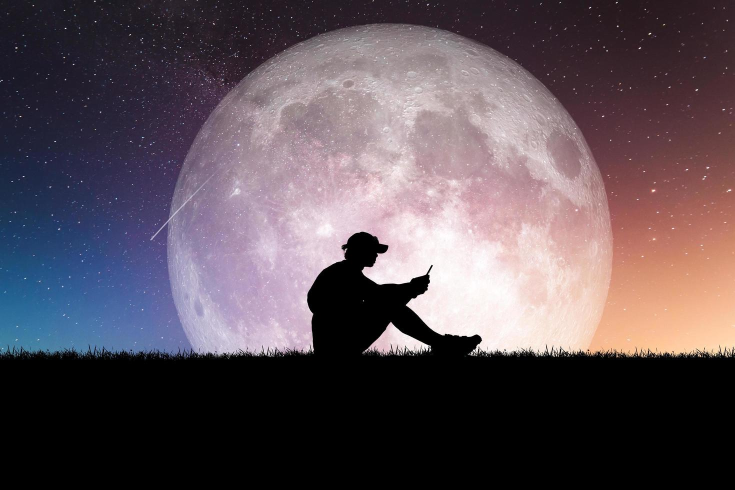
#> input picture Team_members/from_mahmood/imge.jpg, 1470 x 980 px (shown at 1/2 size)
$ jupyter execute --allow-errors image.ipynb
#> lines starting #> are read from the running program, lines starting #| are printed output that depends on the picture
[cell 1]
from PIL import Image
img_pil = Image.open("imge.jpg")
#> img_pil is the input picture: PIL image 1470x980 RGB; mean R, G, B 92.2, 80.2, 87.8
print(f'PIL image format:{img_pil.format}, size:{img_pil.size}, mode:{img_pil.mode}')
#| PIL image format:JPEG, size:(1470, 980), mode:RGB

[cell 2]
import matplotlib.pyplot as plt
plt.imshow(img_pil)
plt.title('RGB image')
plt.axis('off')
plt.show()

[cell 3]
import cv2 as cv2
#> (the rest of this cell did not finish here and is left out)

[cell 4]
import matplotlib.pyplot as plt
#> (the rest of this cell did not finish here and is left out)

#> (a cell that did not finish here is left out)

#> (a cell that did not finish here is left out)

[cell 7]
img = cv2.imread('imge.jpg', cv2.IMREAD_GRAYSCALE)
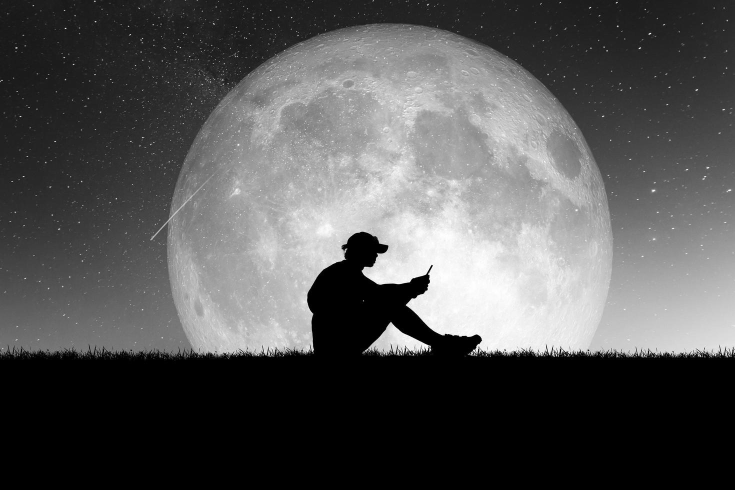
#> img: shape (980, 1470) (shown at 1/2 size); min 0, max 255, mean 84.6
plt.imshow(img, cmap='gray')
plt.title("Grayscale Image")
plt.axis('off')
plt.show()

[cell 8]
print(img[:5,:5])
#| [[25 29 27 22 23]
#|  [22 26 26 23 24]
#|  [21 24 26 25 26]
#|  [24 26 27 27 28]
#|  [26 26 26 27 28]]


$ run again, with Team_members/from_mahmood/baboon(Vectorized Operations with Series).jpg copied over Team_members/from_mahmood/imge.jpg
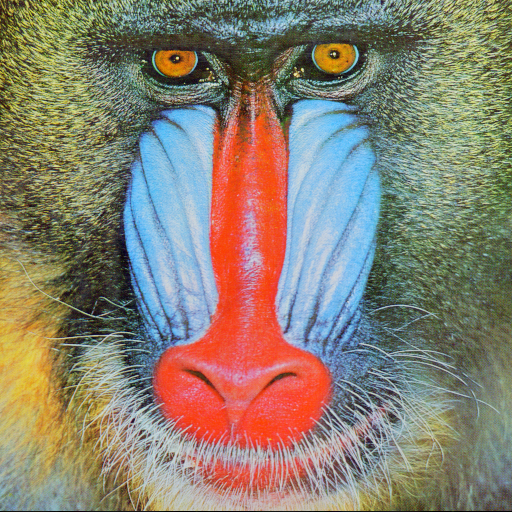
#> input picture Team_members/from_mahmood/baboon(Vectorized Operations with Series).jpg, 512 x 512 px
#> img_pil is the input picture: PIL image 512x512 RGB; mean R, G, B 137.4, 128.9, 113.1
#| PIL image format:PNG, size:(512, 512), mode:RGB
#> `img = cv2.imread('imge.jpg', cv2.IMREAD_GRAYSCALE)`:
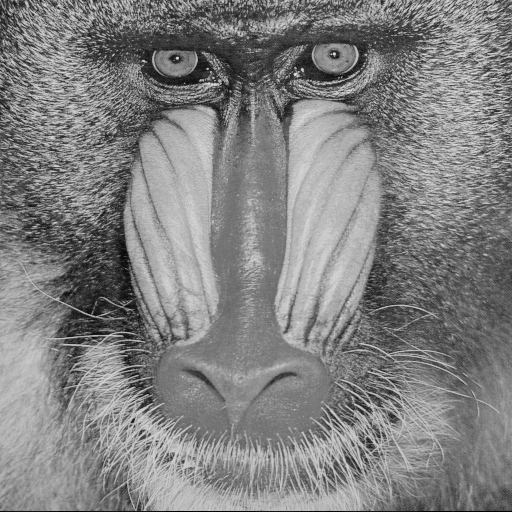
#> img: shape (512, 512); min 0, max 230, mean 129.1
#| [[145  55  48  88 137]
#|  [116 101  39  67  90]
#|  [ 76 113  46  46  97]
#|  [ 70 135  95  48  82]
#|  [ 86 121 131  49  76]]

$ run again, with Team_members/from_mahmood/inreasing the saturation S.jpg copied over Team_members/from_mahmood/imge.jpg
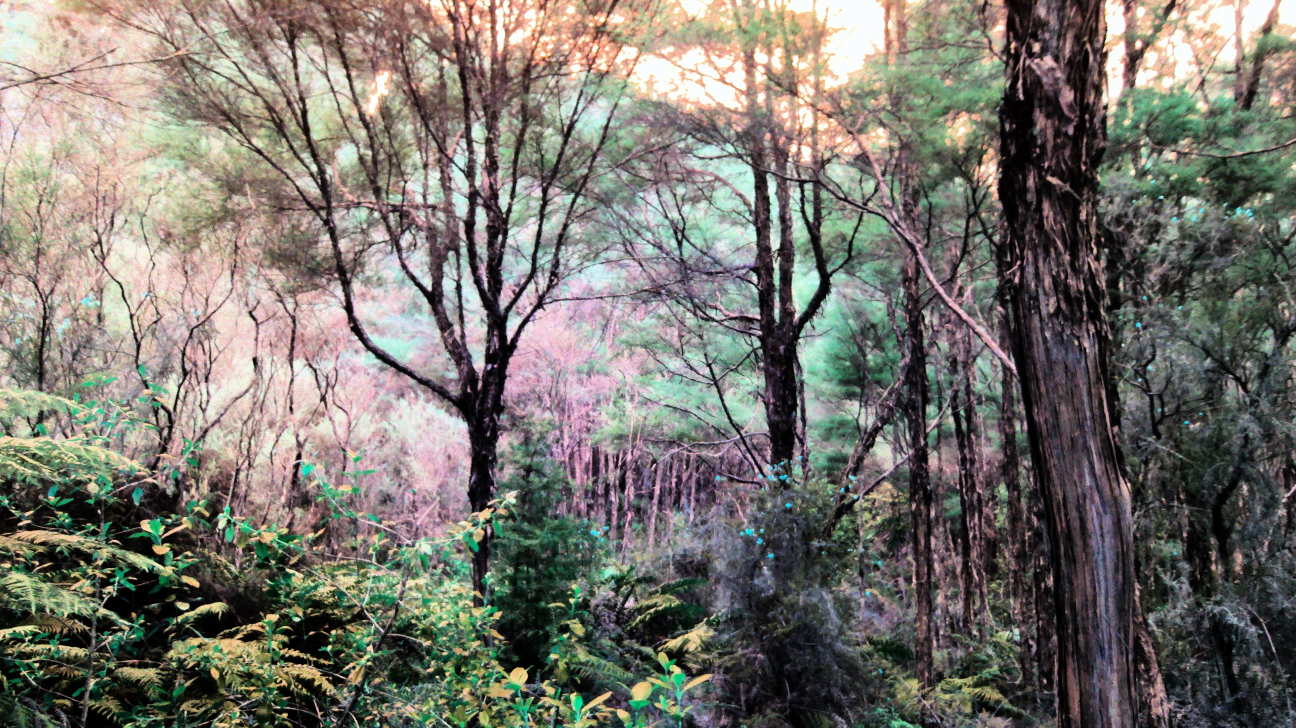
#> input picture Team_members/from_mahmood/inreasing the saturation S.jpg, 2592 x 1456 px (shown at 1/2 size)
#> img_pil is the input picture: PIL image 2592x1456 RGB; mean R, G, B 119.9, 116.6, 109.1
#| PIL image format:JPEG, size:(2592, 1456), mode:RGB
#> `img = cv2.imread('imge.jpg', cv2.IMREAD_GRAYSCALE)`:
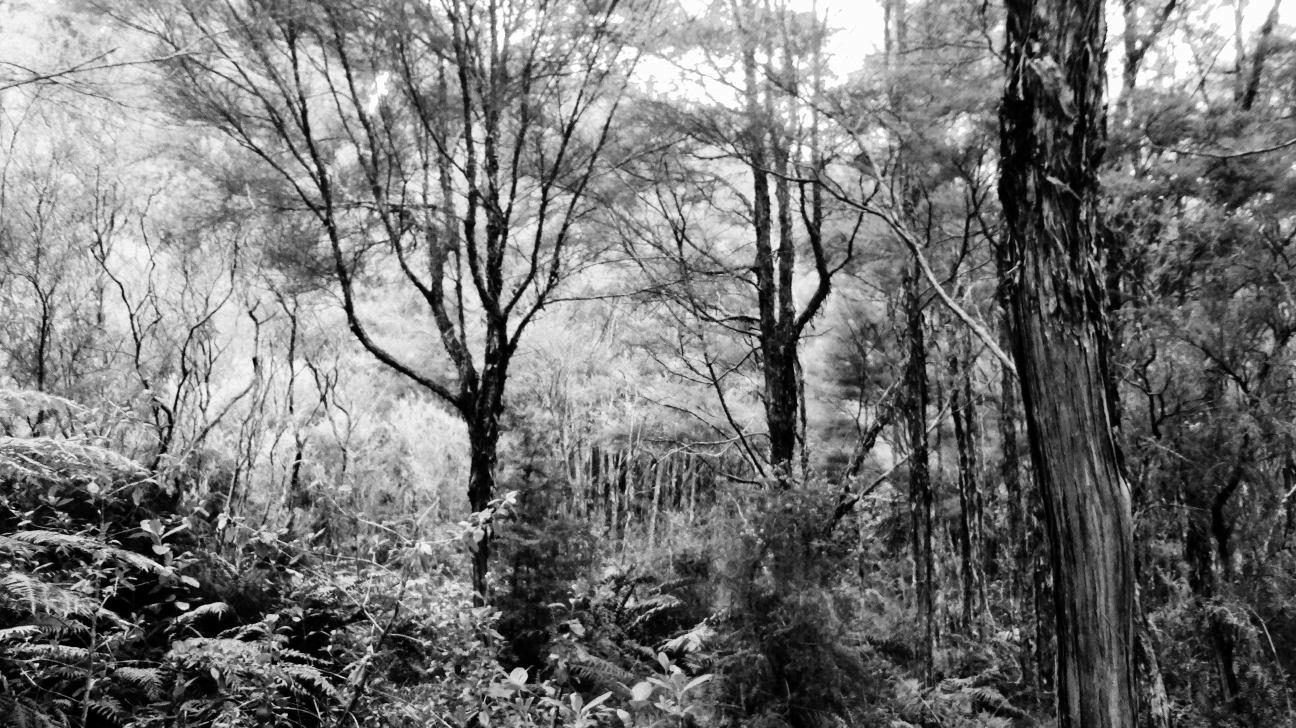
#> img: shape (1456, 2592) (shown at 1/2 size); min 0, max 255, mean 116.7
#| [[206 209 199 191 189]
#|  [199 206 197 178 186]
#|  [174 182 187 167 172]
#|  [157 172 177 147 167]
#|  [165 167 149 152 175]]
